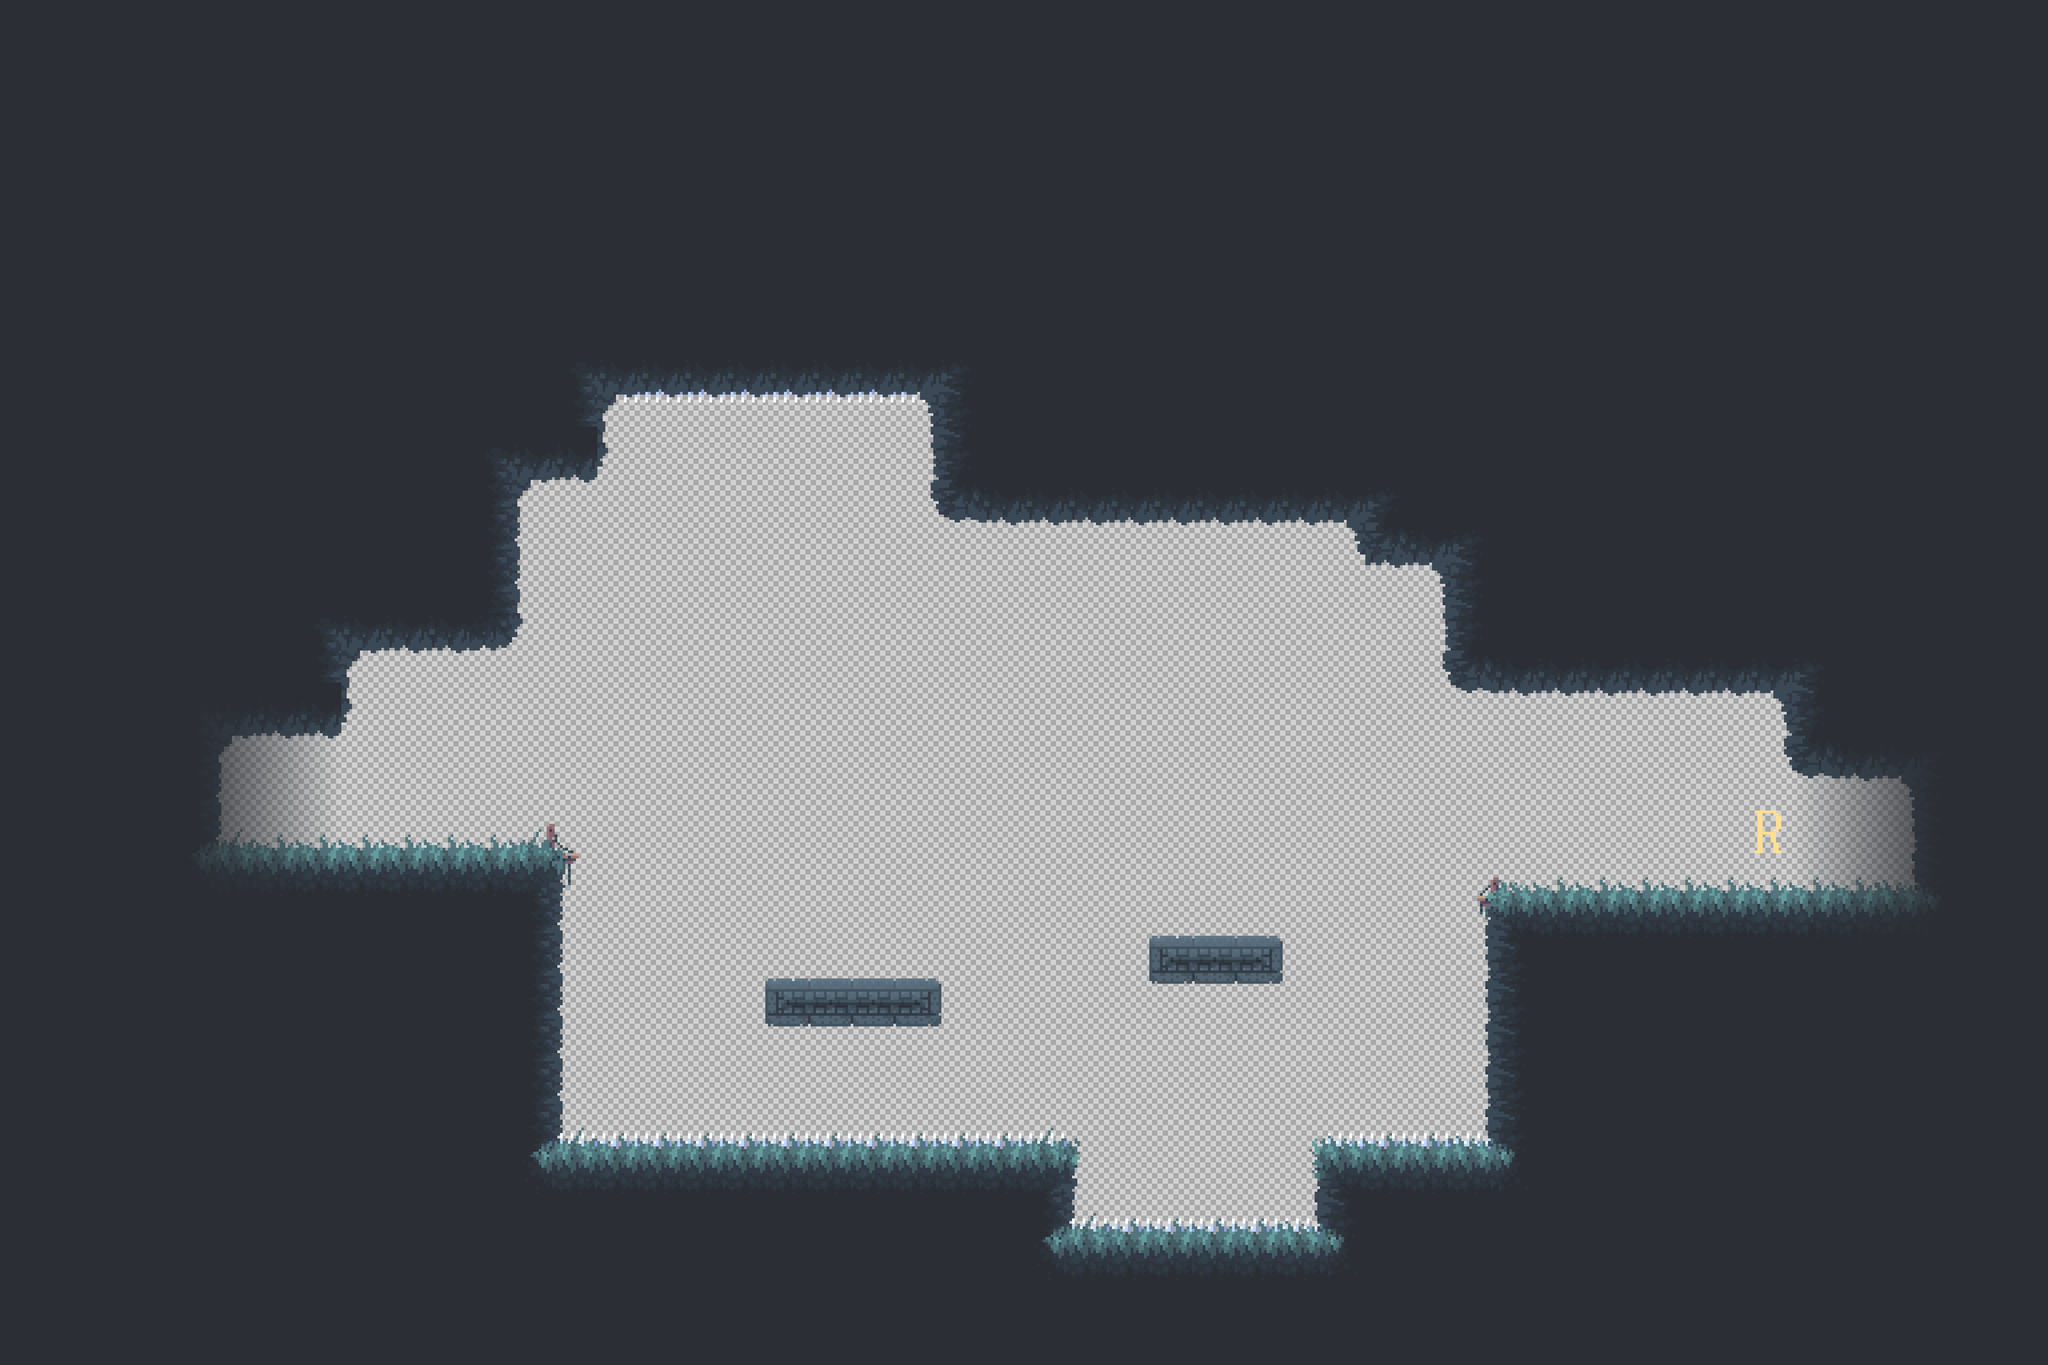

Rendered tile map (Tiled .tmx) drawn with the repository's tilesets; below, a short description and the map source with its tile grids summarised:
An orthogonal 48x32 tile map with 160x160 px tiles, 6 tile layers (wireframe, Platforms, Barbs, Grass, ...), 3 tilesets and 4 objects.

<map version="1.5" tiledversion="1.7.0" orientation="orthogonal" renderorder="right-down" width="48" height="32" tilewidth="160" tileheight="160" infinite="0" nextlayerid="82" nextobjectid="17">
 <tileset firstgid="1" source="../../tsx&amp;world/Wireframe_purple16.tsx" />
 <tileset firstgid="25" source="../../tsx&amp;world/Forest.tsx" />
 <tileset firstgid="313" source="../../tsx&amp;world/Specials.tsx" />
 <layer id="1" name="wireframe" width="48" height="32">
  <data>[1536 cells, 1536 non-empty, 3 distinct tile ids]</data>
 </layer>
 <layer id="3" name="Platforms" width="48" height="32">
  <data>[1536 cells, 1100 non-empty, 2 distinct tile ids]</data>
 </layer>
 <layer id="36" name="Barbs" width="48" height="32">
  <data>[1536 cells, 31 non-empty, 2 distinct tile ids]</data>
 </layer>
 <layer id="2" name="Grass" width="48" height="32">
  <data>[1536 cells, 1236 non-empty, 56 distinct tile ids]</data>
 </layer>
 <layer id="80" name="Details" width="48" height="32">
  <data>[1536 cells, 10 non-empty, 2 distinct tile ids]</data>
 </layer>
 <layer id="81" name="Respawn" width="48" height="32">
  <data>[1536 cells, 1 non-empty, 1 distinct tile ids]</data>
 </layer>
 <objectgroup id="27" name="Ledges">
  <object id="15" gid="315" x="1920" y="3360" width="160" height="160" />
  <object id="16" gid="315" x="5600" y="3520" width="160" height="160" />
 </objectgroup>
 <objectgroup id="39" name="Gate">
  <object id="7" gid="313" x="7040" y="3200" width="160" height="160">
   <properties>
    <property name="dest" value="S6_73" />
   </properties>
  </object>
  <object id="8" gid="313" x="800" y="3040" width="160" height="160">
   <properties>
    <property name="dest" value="S6_5" />
   </properties>
  </object>
 </objectgroup>
</map>
